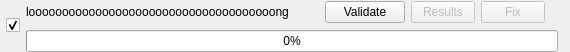
<?xml version="1.0" encoding="UTF-8"?>
<ui version="4.0">
 <class>issue_hbox</class>
 <widget class="QWidget" name="issue_hbox">
  <property name="geometry">
   <rect>
    <x>0</x>
    <y>0</y>
    <width>570</width>
    <height>52</height>
   </rect>
  </property>
  <property name="sizePolicy">
   <sizepolicy hsizetype="MinimumExpanding" vsizetype="Preferred">
    <horstretch>0</horstretch>
    <verstretch>0</verstretch>
   </sizepolicy>
  </property>
  <property name="minimumSize">
   <size>
    <width>256</width>
    <height>0</height>
   </size>
  </property>
  <property name="windowTitle">
   <string>Form</string>
  </property>
  <layout class="QHBoxLayout" name="horizontalLayout" stretch="0,0">
   <property name="spacing">
    <number>6</number>
   </property>
   <property name="leftMargin">
    <number>6</number>
   </property>
   <property name="topMargin">
    <number>0</number>
   </property>
   <property name="rightMargin">
    <number>12</number>
   </property>
   <property name="bottomMargin">
    <number>0</number>
   </property>
   <item>
    <widget class="QCheckBox" name="issue_checkBox">
     <property name="text">
      <string/>
     </property>
     <property name="checked">
      <bool>true</bool>
     </property>
    </widget>
   </item>
   <item>
    <widget class="QWidget" name="issue_enabled_hbox" native="true">
     <property name="sizePolicy">
      <sizepolicy hsizetype="MinimumExpanding" vsizetype="Preferred">
       <horstretch>0</horstretch>
       <verstretch>0</verstretch>
      </sizepolicy>
     </property>
     <property name="minimumSize">
      <size>
       <width>32</width>
       <height>0</height>
      </size>
     </property>
     <layout class="QVBoxLayout" name="verticalLayout_2" stretch="0,0">
      <property name="spacing">
       <number>6</number>
      </property>
      <property name="leftMargin">
       <number>0</number>
      </property>
      <property name="topMargin">
       <number>0</number>
      </property>
      <property name="rightMargin">
       <number>0</number>
      </property>
      <property name="bottomMargin">
       <number>0</number>
      </property>
      <item>
       <layout class="QHBoxLayout" name="horizontalLayout_4">
        <property name="rightMargin">
         <number>0</number>
        </property>
        <item>
         <widget class="QLabel" name="issue_label">
          <property name="sizePolicy">
           <sizepolicy hsizetype="MinimumExpanding" vsizetype="MinimumExpanding">
            <horstretch>0</horstretch>
            <verstretch>0</verstretch>
           </sizepolicy>
          </property>
          <property name="minimumSize">
           <size>
            <width>32</width>
            <height>0</height>
           </size>
          </property>
          <property name="text">
           <string>looooooooooooooooooooooooooooooooooooong</string>
          </property>
         </widget>
        </item>
        <item>
         <widget class="QWidget" name="widget" native="true">
          <property name="sizePolicy">
           <sizepolicy hsizetype="Fixed" vsizetype="Preferred">
            <horstretch>0</horstretch>
            <verstretch>0</verstretch>
           </sizepolicy>
          </property>
          <layout class="QHBoxLayout" name="horizontalLayout_5">
           <property name="leftMargin">
            <number>0</number>
           </property>
           <property name="topMargin">
            <number>0</number>
           </property>
           <property name="rightMargin">
            <number>0</number>
           </property>
           <property name="bottomMargin">
            <number>0</number>
           </property>
           <item>
            <widget class="QPushButton" name="validate_button">
             <property name="minimumSize">
              <size>
               <width>64</width>
               <height>0</height>
              </size>
             </property>
             <property name="text">
              <string>Validate</string>
             </property>
            </widget>
           </item>
           <item>
            <widget class="QWidget" name="actions_enabled_hbox" native="true">
             <property name="enabled">
              <bool>false</bool>
             </property>
             <layout class="QHBoxLayout" name="horizontalLayout_3">
              <property name="leftMargin">
               <number>0</number>
              </property>
              <property name="topMargin">
               <number>0</number>
              </property>
              <property name="rightMargin">
               <number>0</number>
              </property>
              <property name="bottomMargin">
               <number>0</number>
              </property>
              <item>
               <widget class="QPushButton" name="issue_report_pushButton">
                <property name="maximumSize">
                 <size>
                  <width>64</width>
                  <height>16777215</height>
                 </size>
                </property>
                <property name="text">
                 <string>Results</string>
                </property>
               </widget>
              </item>
              <item>
               <widget class="QPushButton" name="issue_fix_pushButton">
                <property name="maximumSize">
                 <size>
                  <width>64</width>
                  <height>16777215</height>
                 </size>
                </property>
                <property name="text">
                 <string>Fix</string>
                </property>
               </widget>
              </item>
             </layout>
            </widget>
           </item>
           <item>
            <widget class="QLabel" name="issue_icon_label">
             <property name="sizePolicy">
              <sizepolicy hsizetype="Preferred" vsizetype="Preferred">
               <horstretch>0</horstretch>
               <verstretch>0</verstretch>
              </sizepolicy>
             </property>
             <property name="maximumSize">
              <size>
               <width>32</width>
               <height>32</height>
              </size>
             </property>
             <property name="text">
              <string/>
             </property>
             <property name="pixmap">
              <pixmap>val_preval16.png</pixmap>
             </property>
            </widget>
           </item>
          </layout>
         </widget>
        </item>
       </layout>
      </item>
      <item>
       <widget class="QWidget" name="pbar_vis_widget" native="true">
        <layout class="QVBoxLayout" name="verticalLayout">
         <property name="spacing">
          <number>0</number>
         </property>
         <property name="leftMargin">
          <number>0</number>
         </property>
         <property name="topMargin">
          <number>0</number>
         </property>
         <property name="rightMargin">
          <number>0</number>
         </property>
         <property name="bottomMargin">
          <number>0</number>
         </property>
         <item>
          <widget class="QProgressBar" name="progress_bar">
           <property name="value">
            <number>0</number>
           </property>
          </widget>
         </item>
        </layout>
       </widget>
      </item>
     </layout>
    </widget>
   </item>
  </layout>
 </widget>
 <resources/>
 <connections>
  <connection>
   <sender>issue_checkBox</sender>
   <signal>toggled(bool)</signal>
   <receiver>issue_enabled_hbox</receiver>
   <slot>setEnabled(bool)</slot>
   <hints>
    <hint type="sourcelabel">
     <x>6</x>
     <y>13</y>
    </hint>
    <hint type="destinationlabel">
     <x>393</x>
     <y>111</y>
    </hint>
   </hints>
  </connection>
 </connections>
</ui>
